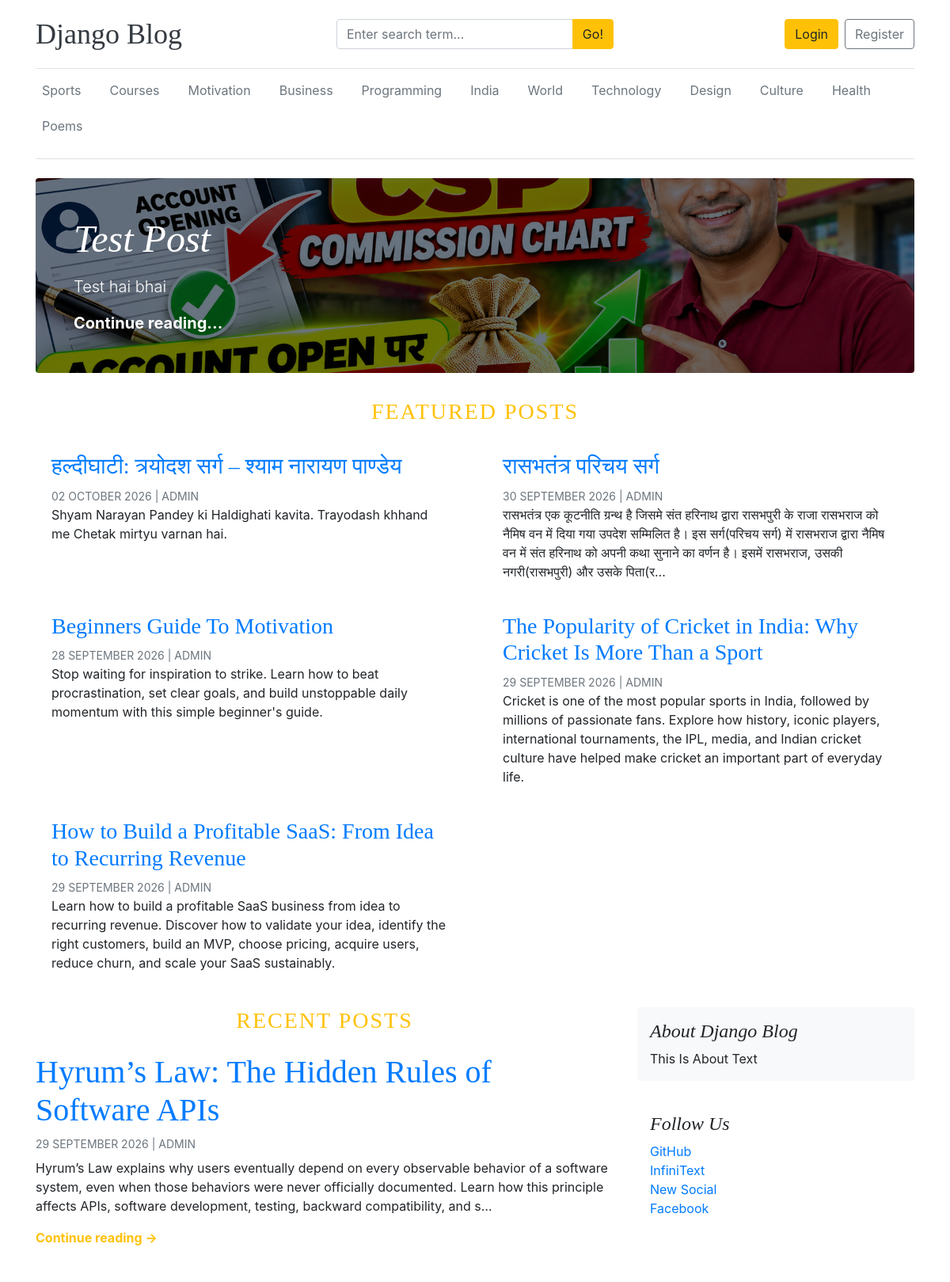
The page / on the database its author committed.
### about_us/models.py (models this page shows, shortened)
class About(models.Model):
    site_name=models.CharField(max_length=50)
    site_tagline=models.TextField(max_length=255)
    site_icon_svg = models.TextField(max_length=2000, null=True)
    about_heading=models.CharField(max_length=60)
    about_text=models.TextField(max_length=255)
    founder = models.CharField(max_length=25,null=True)
    address = models.TextField(max_length=255,null=True)
    company=models.CharField(max_length=70,null=True)
    company_icon_svg = models.TextField(max_length=2000,null=True)
    created_at = models.DateTimeField(auto_now_add=True)
    updated_at = models.DateTimeField(auto_now=True)
    class Meta:
        verbose_name_plural='About'

class SocialLink(models.Model):
    platform = models.CharField(max_length=50)
    link = models.URLField(max_length=255)
    social_icon = models.TextField(max_length=1000)
    created_at = models.DateTimeField(auto_now_add=True)
    updated_at = models.DateTimeField(auto_now=True)

### blogs/models.py (models this page shows)
class Category(models.Model):
    category_name = models.CharField(max_length=50, unique=True)
    created_at = models.DateTimeField(auto_now_add=True)
    updated_at = models.DateTimeField(auto_now=True)
    class Meta:
        verbose_name_plural = "Categories"
    def __str__(self) -> str:
        return self.category_name

class Blog(models.Model):
    title = models.CharField(max_length=100)
    slug = models.SlugField(max_length=150, unique=True, blank=True)
    category = models.ForeignKey(Category, on_delete=models.CASCADE)
    author = models.ForeignKey(User, on_delete=models.CASCADE)
    featured_image = models.ImageField(upload_to='uploads/%Y/%m/%d')
    short_description = models.TextField(max_length=500)
    blog_body = models.TextField(max_length=20000)
    status = models.CharField(max_length=24,choices=STATUS_CHOICES, default='Draft')
    is_featured = models.BooleanField(default=False)
    created_at = models.DateTimeField(auto_now_add=True)
    updated_at = models.DateTimeField(auto_now=True)
    def __str__(self)->str:
        return self.title

### djangoproject/views.py (the view)
# urls.py: 2. Add a URL to urlpatterns:  path('', views.home, name='home')
def home(request):
    featured_posts = Blog.objects.filter(is_featured=True, status='Published').order_by('-updated_at')
    recent_posts = Blog.objects.filter(is_featured=False, status='Published').order_by('-updated_at')
    print(featured_posts)
    return render(request, "home.html", {
        'featured_posts': featured_posts,
        'recent_posts':recent_posts,
    })

### blogs/context_processors.py (called while the page is built)
def get_categories(request):
    categories = Category.objects.all()
    try:
        about = About.objects.get()
    except:
        about = None
    return dict(categories=categories, about=about)

def get_social_links(request):
    social_links = SocialLink.objects.all()
    return dict(social_links=social_links)

### templates/home.html
{% extends 'base.html' %}
{% block content %}
    {% for post in featured_posts %}
        {% if forloop.first %}
            <div class="jumbotron p-3 p-md-5 text-white rounded bg-dark"
                    {% if post.featured_image %}
                 style="background-image: url('{{ post.featured_image.url }}'); background-blend-mode: overlay; background-size: cover; background-position: center;"
                    {% endif %}>
                <div class="col-md-8 px-0">
                    <h1 class="display-4 font-italic">{{ post.title }}</h1>
                    <p class="lead my-3">{{ post.short_description|truncatechars:163 }}</p>
                    <p class="lead mb-0">
                        <a href="{% url 'blogs' post.slug %}" class="text-white font-weight-bold">Continue
                            reading...</a>
                    </p>
                </div>
            </div>
        {% endif %}
    {% endfor %}
    {% if featured_posts|length > 1 %}
        <h3 class="text-uppercase text-warning text-center mt-4 mb-3" style="letter-spacing:2px">Featured Posts</h3>
        <div class="row mb-4">
            {% for post in featured_posts %}
                {% if not forloop.first %}
                    <div class="col-md-6">
                        <div class="card border-0">
                            <div class="card-body">
                                <h3>
                                    <a href="{% url 'blogs' post.slug %}">{{ post.title }}</a>
                                </h3>
                                <small class="mb-1 text-muted text-uppercase">
                                    {{ post.created_at|date:'d F Y' }} | {{ post.author }}
                                </small>
                                <p class="card-text">{{ post.short_description|truncatechars:260 }}</p>
                            </div>
                        </div>
                    </div>
                {% endif %}
            {% endfor %}
        </div>
    {% endif %}
    <div class="row">
        <div class="col-md-8 blog-main">
            <h3 class="text-uppercase text-warning text-center mb-4" style="letter-spacing:2px">Recent Posts</h3>
            {% for post in recent_posts %}
                <div class="card border-0 mb-4">
                    <div class="card-body px-0 pt-0">
                        <h3 class="blog-post-title">
                            <a href="{% url 'blogs' post.slug %}" class="text-decoration-none">{{ post.title }}</a>
                        </h3>
                        <small class="mb-2 text-muted text-uppercase d-block">
                            {{ post.created_at|date:'d F Y' }} | {{ post.author }}
                        </small>
                        <p class="card-text">{{ post.short_description|truncatechars:260 }}</p>
                        <a href="{% url 'blogs' post.slug %}" class="text-warning font-weight-bold">
                            Continue reading →
                        </a>
                    </div>
                </div>
            {% empty %}
                <p class="text-muted text-center">No recent posts available.</p>
            {% endfor %}
        </div>
        <aside class="col-md-4 blog-sidebar">
            <div class="p-3 mb-4 bg-light rounded">
                <h4 class="font-italic">{{ about.about_heading }}</h4>
                <p class="mb-0">{{ about.about_text }}</p>
            </div>
            {% if social_links %}
                <div class="p-3">
                    <h4 class="font-italic">Follow Us</h4>
                    <ol class="list-unstyled mb-0">
                        {% for social_link in social_links %}
                            <li><a href="{{ social_link.link }}">{{ social_link.platform }}</a></li>
                        {% endfor %}
                    </ol>
                </div>
            {% endif %}
        </aside>
    </div>
{% endblock %}

### templates/base.html (shortened to what this page needs)
{% load static %}
<!DOCTYPE html>
<html lang="en">
<head>
    <link href="https://cdn.jsdelivr.net/npm/bootstrap@4.6.2/dist/css/bootstrap.min.css"
          rel="stylesheet">
    <link rel="stylesheet"
          href="https://cdnjs.cloudflare.com/ajax/libs/font-awesome/4.7.0/css/font-awesome.min.css">
    <link href="{% static 'css/blog.css' %}" rel="stylesheet">
    <link href="https://cdnjs.cloudflare.com/ajax/libs/prism/1.29.0/themes/prism.min.css" rel="stylesheet"/>
    <link href="https://cdnjs.cloudflare.com/ajax/libs/prism/1.29.0/themes/prism.min.css" rel="stylesheet"/>
<link href="https://cdnjs.cloudflare.com/ajax/libs/prism/1.29.0/themes/prism-okaidia.min.css" rel="stylesheet" />
</head>
<body>
<div class="container">
    {% if not '/dashboard' in request.path %}
        <header class="blog-header py-3 border-bottom">
            <div class="row align-items-center">
                <div class="col-12 col-md-4 text-center text-md-left mb-2 mb-md-0">
                    <a class="blog-header-logo text-dark"
                       href="/">
                        {{ about.site_name }}
                    </a>
                </div>
                <div class="col-12 col-md-4 mb-2 mb-md-0">
                    <form action="{% url 'search' %}"
                          method="GET">
                        <div class="input-group">
                            <input
                                    class="form-control"
                                    type="text"
                                    name="keyword"
                                    value="{{ keyword }}"
                                    placeholder="Enter search term..."
                                    aria-label="Search"
                                    required
                            >
                            <div class="input-group-append">
                                <button
                                        type="submit"
                                        class="btn btn-warning">
                                    Go!
                                </button>
                            </div>
                        </div>
                    </form>
                </div>
                <div class="col-12 col-md-4
                        d-flex
                        justify-content-center
                        justify-content-md-end
                        align-items-center">
                    {% if not user.is_authenticated %}
                        <a class="btn btn-warning"
                           href="{% url 'login' %}">
                            Login
                        </a>
                        <a class="btn btn-outline-secondary ml-2"
                           href="{% url 'register' %}">
                            Register
                        </a>
                    {% endif %}
                </div>
            </div>
        </header>
        <div class="nav-scroller py-2 mb-4 border-bottom">
            <nav class="nav justify-content-start">
                {% for category in categories %}
                    <a
                            class="p-2 text-muted"
                            href="/category/{{ category.id }}"
                    >
                        {{ category }}
                    </a>
                {% endfor %}
            </nav>
        </div>
    {% else %}
        <header class="d-flex justify-content-center py-3">
            <div class="nav nav-pills">
                <h1>Admin Panel</h1>
            </div>
        </header>
    {% endif %}
    <main role="main">
        {% block content %}
        {% endblock %}
    </main>
</div>
</body>
</html>

### djangoproject/static/css/blog.css (style rules this page uses)
.blog-header { border-bottom: 1px solid #e5e5e5; }
.blog-header-logo { font-family: "Playfair Display", Georgia, "Times New Roman", serif; font-size: 2.25rem; }
h1, h2, h3, h4, h5, h6 { font-family: "Playfair Display", Georgia, "Times New Roman", serif; }
.display-4 { font-size: 2.5rem; }
@media (min-width: 768px) { .display-4 { font-size: 3rem; } }
.blog-post-title { font-size: 2.5rem; }

### templates/base.html (style rules this page uses)
.blog-header-logo { font-family: "Playfair Display", Georgia, "Times New Roman", serif; font-size: 2.25rem; text-decoration: none; }
.nav-scroller { position: relative; z-index: 2; width: 100%; height: auto; overflow: visible; }
.nav-scroller .nav { display: flex; flex-wrap: wrap; width: 100%; padding-bottom: 0.5rem; margin-top: -1px; overflow: visible; white-space: normal; }
.nav-scroller .nav > a, .nav-scroller .nav-link { flex-shrink: 0; margin-right: 20px; margin-bottom: 5px; }

### rows shown on the page
About: site_name "Django Blog", about_heading "About Django Blog", about_text "This Is About Text"
Category: category_name "Sports"
Category: category_name "Courses"
Category: category_name "Motivation"
Category: category_name "Business"
Category: category_name "Programming"
Category: category_name "India"
Category: category_name "World"
Category: category_name "Technology"
Category: category_name "Design"
Category: category_name "Culture"
Category: category_name "Health"
Category: category_name "Poems"
Blog: featured_image (picture), title "Test Post", short_description "Test hai bhai"
Blog: title "हल्दीघाटी: त्रयोदश सर्ग – श्याम नारायण पाण्डेय", created_at "02 OCTOBER 2026", author "ADMIN", short_description "Shyam Narayan Pandey ki Haldighati kavita. Trayodash khhand me Chetak mirtyu varnan hai."
Blog: title "रासभतंत्र परिचय सर्ग", created_at "30 SEPTEMBER 2026", author "ADMIN", short_description "रासभतंत्र एक कूटनीति ग्रन्थ है जिसमे संत हरिनाथ द्वारा रासभपुरी के राजा रासभराज को नैमिष वन में दिया गया उपदेश सम्मिलित है। इस सर्ग(परिचय सर्ग) में रासभराज द्वारा नैमिष वन में संत हरिनाथ को अपनी कथा सुनाने का वर्णन है। इसमें रासभराज, उसकी नगरी(रासभपुरी) और उसके पिता(र…"
Blog: title "Beginners Guide To Motivation", created_at "28 SEPTEMBER 2026", author "ADMIN", short_description "Stop waiting for inspiration to strike. Learn how to beat procrastination, set clear goals, and build unstoppable daily momentum with this simple beginner's guide."
Blog: title "The Popularity of Cricket in India: Why Cricket Is More Than a Sport", created_at "29 SEPTEMBER 2026", author "ADMIN", short_description "Cricket is one of the most popular sports in India, followed by millions of passionate fans. Explore how history, iconic players, international tournaments, the IPL, media, and Indian cricket culture have helped make cricket an important part of everyday life."
Blog: title "How to Build a Profitable SaaS: From Idea to Recurring Revenue", created_at "29 SEPTEMBER 2026", author "ADMIN", short_description "Learn how to build a profitable SaaS business from idea to recurring revenue. Discover how to validate your idea, identify the right customers, build an MVP, choose pricing, acquire users, reduce churn, and scale your SaaS sustainably."
Blog: title "Hyrum’s Law: The Hidden Rules of Software APIs", created_at "29 SEPTEMBER 2026", author "ADMIN", short_description "Hyrum’s Law explains why users eventually depend on every observable behavior of a software system, even when those behaviors were never officially documented. Learn how this principle affects APIs, software development, testing, backward compatibility, and s…"
SocialLink: platform "GitHub"
SocialLink: platform "InfiniText"
SocialLink: platform "New Social"
SocialLink: platform "Facebook"
